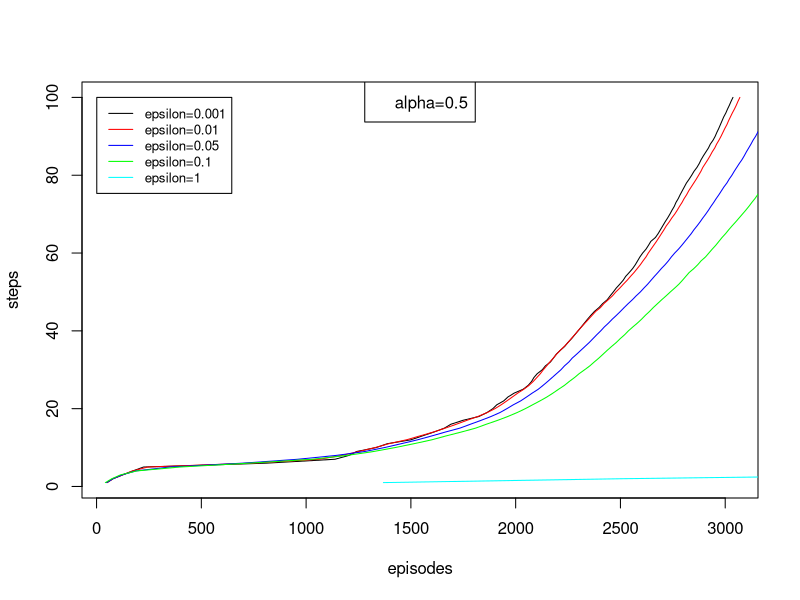

The R source for this figure:
# number of steps taken in each of 100 episodes, for sarsa and expected sarsa agents


# 0.001
es0 = c(50, 78, 125, 173, 224, 812, 1138, 1205, 1242, 1334, 1388, 1500, 1555, 1610, 1660, 1691, 1748, 1825, 1863, 1891, 1910, 1943, 1963, 1993, 2036, 2060, 2076, 2087, 2103, 2127, 2142, 2166, 2180, 2194, 2213, 2234, 2249, 2267, 2282, 2298, 2313, 2328, 2343, 2359, 2376, 2398, 2415, 2437, 2451, 2466, 2480, 2497, 2513, 2525, 2542, 2558, 2571, 2582, 2593, 2606, 2622, 2634, 2645, 2667, 2680, 2691, 2702, 2713, 2725, 2736, 2746, 2757, 2765, 2776, 2785, 2795, 2805, 2815, 2828, 2840, 2851, 2865, 2876, 2885, 2896, 2908, 2920, 2929, 2942, 2952, 2960, 2969, 2977, 2985, 2993, 3003, 3011, 3020, 3028, 3037)

# 0.01
es1 = c(50, 79, 125, 172, 244, 742, 1063, 1172, 1252, 1329, 1395, 1479, 1543, 1608, 1664, 1717, 1767, 1820, 1864, 1901, 1931, 1958, 1984, 2010, 2039, 2064, 2084, 2101, 2118, 2132, 2148, 2163, 2180, 2195, 2213, 2232, 2250, 2265, 2282, 2297, 2314, 2331, 2348, 2365, 2382, 2405, 2421, 2442, 2462, 2478, 2497, 2514, 2532, 2548, 2565, 2580, 2595, 2608, 2622, 2633, 2646, 2659, 2672, 2684, 2696, 2708, 2719, 2733, 2745, 2759, 2771, 2782, 2794, 2804, 2816, 2826, 2838, 2850, 2862, 2873, 2884, 2893, 2905, 2917, 2928, 2938, 2950, 2959, 2970, 2980, 2989, 2998, 3008, 3016, 3025, 3034, 3044, 3053, 3061, 3070)

# 0.05
es2 = c(48, 79, 123, 187, 348, 698, 961, 1146, 1281, 1374, 1454, 1532, 1600, 1665, 1734, 1784, 1835, 1883, 1925, 1958, 1989, 2024, 2052, 2079, 2108, 2131, 2153, 2174, 2195, 2216, 2233, 2254, 2270, 2291, 2311, 2331, 2351, 2369, 2387, 2406, 2423, 2443, 2461, 2481, 2500, 2518, 2537, 2557, 2575, 2595, 2612, 2630, 2646, 2662, 2679, 2695, 2713, 2729, 2743, 2759, 2777, 2793, 2808, 2823, 2838, 2851, 2866, 2880, 2893, 2907, 2920, 2932, 2945, 2957, 2970, 2982, 2994, 3008, 3019, 3032, 3043, 3055, 3067, 3080, 3091, 3101, 3112, 3123, 3133, 3145, 3155, 3165, 3175, 3184, 3194, 3204, 3214, 3224, 3233, 3242)

# 0.1
es3 = c(42, 73, 115, 192, 397, 730, 1030, 1197, 1323, 1424, 1515, 1600, 1668, 1741, 1809, 1860, 1914, 1963, 2007, 2046, 2081, 2116, 2149, 2178, 2205, 2233, 2256, 2281, 2303, 2329, 2354, 2375, 2397, 2417, 2437, 2458, 2480, 2499, 2520, 2538, 2559, 2581, 2601, 2619, 2639, 2657, 2677, 2697, 2718, 2738, 2759, 2779, 2796, 2812, 2828, 2850, 2869, 2885, 2906, 2922, 2938, 2955, 2970, 2985, 3002, 3017, 3033, 3050, 3066, 3082, 3098, 3113, 3127, 3142, 3155, 3171, 3185, 3199, 3214, 3227, 3241, 3255, 3268, 3281, 3294, 3306, 3319, 3332, 3346, 3359, 3371, 3383, 3394, 3406, 3417, 3429, 3441, 3453, 3466, 3480)

# 1
es4 = c(1369, 2513, 4005, 5320, 6709, 8165, 9521, 10941, 12337, 13638, 14934, 16379, 17750, 19021, 20346, 21649, 22886, 24339, 25649, 26828, 28277, 29682, 31029, 32349, 33662, 35018, 36411, 37924, 39443, 40551, 42011, 43534, 44895, 46161, 47599, 48938, 50370, 51625, 52829, 54136, 55417, 56942, 58552, 60010, 61168, 62619, 64026, 65313, 66711, 68145, 69662, 70948, 72288, 73594, 75117, 76492, 77719, 78982, 80407, 81688, 83373, 84757, 86040, 87499, 88807, 90043, 91458, 92973, 94591, 95794, 97197, 98473, 99863, 101306, 102780, 104057, 105319, 106691, 108298, 109940, 111251, 112880, 114033, 115286, 116637, 117971, 119456, 120822, 122210, 123698, 125248, 126592, 128023, 129628, 130955, 132334, 133829, 135179, 136579, 137958)


# plot episodes vs number os steps
plot(x=es0, y=1:100, type="l", xlab="episodes", ylab="steps")
lines(x=es1, y=1:100, col = "red")
lines(x=es2, y=1:100, col = "blue")
lines(x=es3, y=1:100, col = "green")
lines(x=es4, y=1:100, col = "cyan")


legend(1,100, legend=c("epsilon=0.001", "epsilon=0.01", "epsilon=0.05", "epsilon=0.1", "epsilon=1"),
       col=c("black", "red", "blue", "green", "cyan"), lty=1, cex=0.8)
legend("top", legend=c("alpha=0.5"))